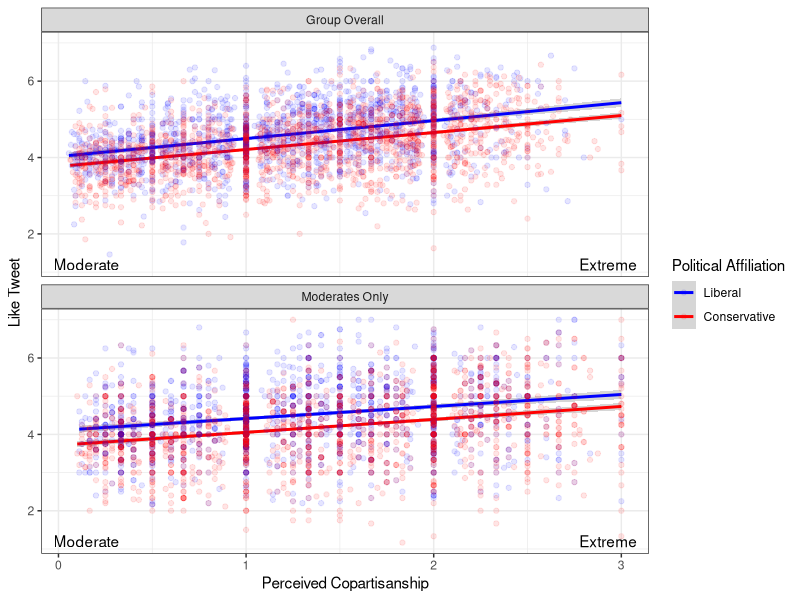
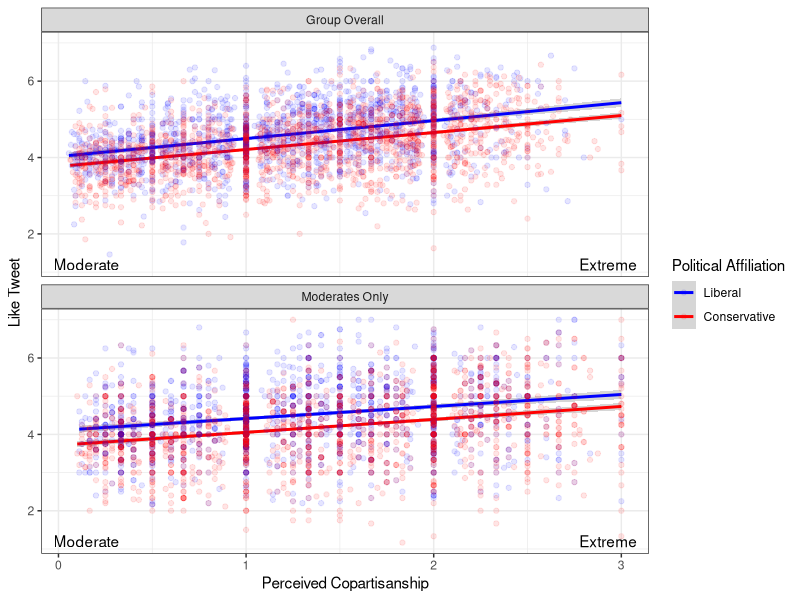

The R source for these figures, in order:
## ---- chunk 1

library(ggplot2)
library(dplyr)
d <- read.csv('data/strategic_signaling_data_long.csv')
## ---- chunk 2

label_names <- c('no' = 'Group Overall', 'yes' = 'Moderates Only')
labelsx = c("ex","ex1")
d$avg_perceived_centered = d$avg_perceived-4
left_right_plot <- d %>%
  filter(co_cross=="co") %>% 
  ggplot(aes(x=avg_perceived_centered, y=avg_sentiment))+
  geom_smooth(method='lm', se=TRUE, aes(color=poli_affil))+
  geom_point(alpha = 0.1, aes(colour = factor(poli_affil)))+
  theme_bw()+
  theme(plot.title = element_text(hjust=0.5,size = rel(1.5)),
        axis.title.y = element_text(face="bold",  size=14),
        axis.text.x  = element_text( vjust=0.5, size=18),
        axis.text.y  = element_text( vjust=0.5, size=12),
        axis.title.x = element_text( vjust=0.5, size=18)) +
  facet_wrap(~is_moderate, labeller=as_labeller(label_names), ncol=1)+
  scale_color_manual(labels = c("Liberal", "Conservative"), values = c("blue", "red"))+
  labs(x = "Perceived Copartisanship", y = "Like Tweet", color = "Political Affiliation")+
   annotate("text", x=0.15, y=1.2, label= "Moderate") + 
  annotate("text", x=2.93, y=1.2, label= "Extreme") + 
  theme_bw();left_right_plot


#ggsave('figures/avg_sentiment_avg_perceived.jpg')

left_right_plot

